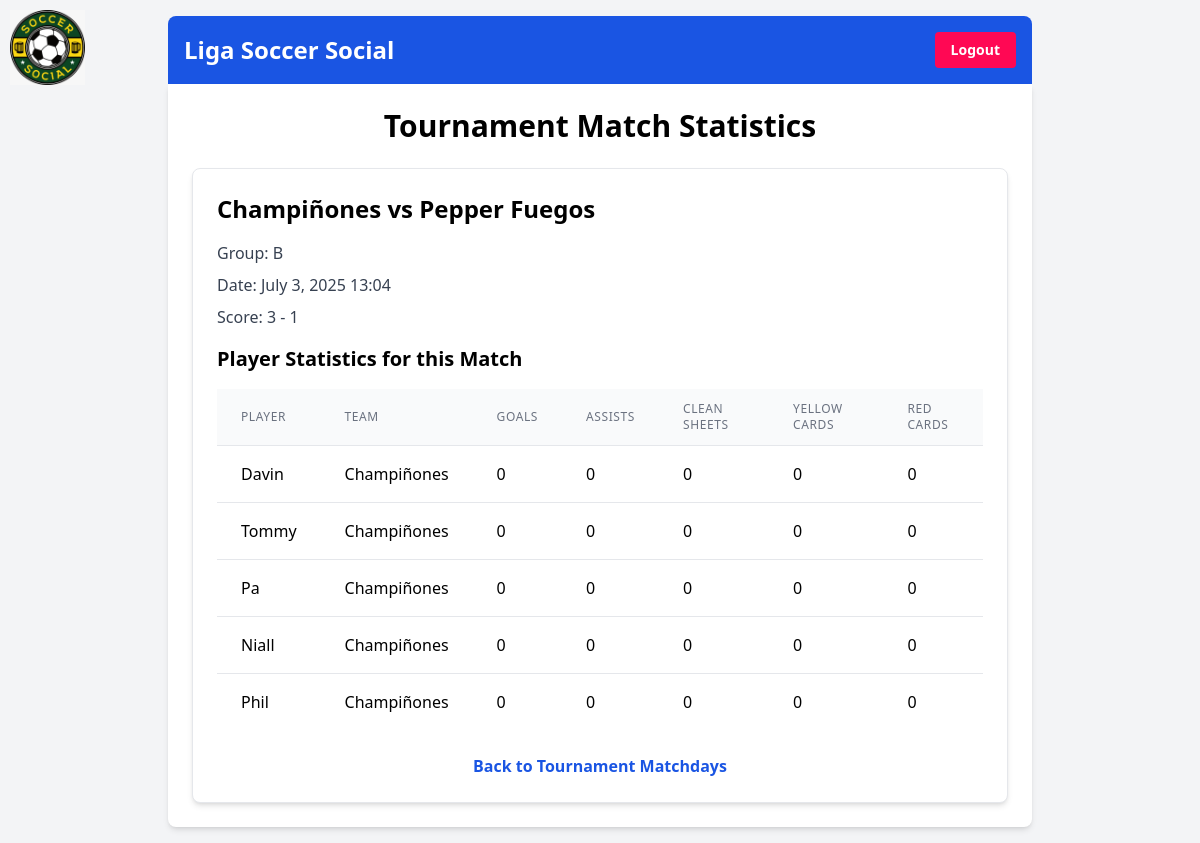
The page /futbol/tournament_match/3/3/6/stats/ (signed in) on the database its author committed.
### futbolapp/models.py (models this page shows, shortened)
class TournamentMatch(models.Model):
    group = models.ForeignKey(Group, on_delete=models.CASCADE)
    home_team = models.ForeignKey(Team, related_name='tournament_home_matches', on_delete=models.CASCADE)
    away_team = models.ForeignKey(Team, related_name='tournament_away_matches', on_delete=models.CASCADE)
    home_score = models.PositiveIntegerField(null=True, blank=True)
    away_score = models.PositiveIntegerField(null=True, blank=True)
    date = models.DateTimeField()
    title = models.CharField(max_length=100, blank=True, null=True) # New field for title
    class Meta:
        unique_together = ('group', 'home_team', 'away_team')
        ordering = ['date']
        verbose_name_plural = "Tournament Matches"

class Team(models.Model):
    name = models.CharField(max_length=100)
    league = models.ForeignKey(League, on_delete=models.CASCADE, null=True, blank=True)
    tournament = models.ForeignKey('Tournament', on_delete=models.CASCADE, null=True, blank=True) # New field

class Group(models.Model):
    name = models.CharField(max_length=100)
    tournament = models.ForeignKey(Tournament, on_delete=models.CASCADE)
    teams = models.ManyToManyField(Team)
    class Meta:
        unique_together = ('name', 'tournament')

class TournamentPlayerStatistic(models.Model):
    player = models.ForeignKey(Player, on_delete=models.CASCADE)
    tournament_match = models.ForeignKey(TournamentMatch, on_delete=models.CASCADE)
    goals = models.PositiveIntegerField(default=0)
    assists = models.PositiveIntegerField(default=0)
    clean_sheets = models.PositiveIntegerField(default=0)
    yellow_cards = models.PositiveIntegerField(default=0)
    red_cards = models.PositiveIntegerField(default=0)
    present = models.BooleanField(default=False)
    class Meta:
        unique_together = ('player', 'tournament_match')

class Player(models.Model):
    name = models.CharField(max_length=100)
    team = models.ForeignKey(Team, on_delete=models.CASCADE)
    field_position = models.CharField(max_length=20, choices=[('field player', 'Field Player'), ('goalkeeper', 'Goalkeeper')], default='field player')
    role = models.CharField(max_length=20, choices=[('full-time', 'Full-Time'), ('ringer', 'Ringer')])

### futbolapp/views.py (the view)
# urls.py: path('tournament_match/<int:tournament_id>/<int:season_id>/<int:match_id>/stats/', views.tournament_match_statistics, name='tournament_match_statistics'),
@login_required
def tournament_match_statistics(request, tournament_id, season_id, match_id):
    match = get_object_or_404(TournamentMatch, pk=match_id)
    player_stats = TournamentPlayerStatistic.objects.filter(tournament_match=match)
    return render(request, 'futbolapp/tournament_match_statistics.html', {'match': match, 'player_stats': player_stats, 'tournament_id': tournament_id, 'season_id': season_id})

### futbolapp/templates/futbolapp/tournament_match_statistics.html (shortened to what this page needs)
{% extends 'base.html' %}
{% block content %}
    <h1 class="text-3xl font-bold mb-6 text-center">Tournament Match Statistics</h1>
    <div class="bg-white p-6 rounded-lg shadow-md border border-gray-200">
        <h2 class="text-2xl font-semibold mb-4">{{ match.home_team.name }} vs {{ match.away_team.name }}</h2>
        <p class="text-gray-700 mb-2">Group: {{ match.group.name }}</p>
        <p class="text-gray-700 mb-2">Date: {{ match.date|date:"F j, Y H:i" }}</p>
        <p class="text-gray-700 mb-4">Score: {{ match.home_score|default_if_none:"-" }} - {{ match.away_score|default_if_none:"-" }}</p>
        <h3 class="text-xl font-semibold mb-4">Player Statistics for this Match</h3>
        {% if player_stats %}
            <div class="overflow-x-auto">
                <table class="min-w-full divide-y divide-gray-200">
                    <thead class="bg-gray-50">
                        <tr>
                            <th scope="col" class="px-6 py-3 text-left text-xs font-medium text-gray-500 uppercase tracking-wider">Player</th>
                            <th scope="col" class="px-6 py-3 text-left text-xs font-medium text-gray-500 uppercase tracking-wider">Team</th>
                            <th scope="col" class="px-6 py-3 text-left text-xs font-medium text-gray-500 uppercase tracking-wider">Goals</th>
                            <th scope="col" class="px-6 py-3 text-left text-xs font-medium text-gray-500 uppercase tracking-wider">Assists</th>
                            <th scope="col" class="px-6 py-3 text-left text-xs font-medium text-gray-500 uppercase tracking-wider">Clean Sheets</th>
                            <th scope="col" class="px-6 py-3 text-left text-xs font-medium text-gray-500 uppercase tracking-wider">Yellow Cards</th>
                            <th scope="col" class="px-6 py-3 text-left text-xs font-medium text-gray-500 uppercase tracking-wider">Red Cards</th>
                        </tr>
                    </thead>
                    <tbody class="bg-white divide-y divide-gray-200">
                        {% for stat in player_stats %}
                            <tr>
                                <td class="px-6 py-4 whitespace-nowrap">{{ stat.player.name }}</td>
                                <td class="px-6 py-4 whitespace-nowrap">{{ stat.player.team.name }}</td>
                                <td class="px-6 py-4 whitespace-nowrap">{{ stat.goals }}</td>
                                <td class="px-6 py-4 whitespace-nowrap">{{ stat.assists }}</td>
                                <td class="px-6 py-4 whitespace-nowrap">{{ stat.clean_sheets }}</td>
                                <td class="px-6 py-4 whitespace-nowrap">{{ stat.yellow_cards }}</td>
                                <td class="px-6 py-4 whitespace-nowrap">{{ stat.red_cards }}</td>
                            </tr>
                        {% endfor %}
                    </tbody>
                </table>
            </div>
        {% else %}
            <p class="text-gray-700">No player statistics recorded for this match.</p>
        {% endif %}
        <p class="mt-6 text-center"><a href="{% url 'tournament_matchdays' tournament_id season_id %}" class="text-primary-blue hover:text-primary-red font-semibold">Back to Tournament Matchdays</a></p>
    </div>
{% endblock %}

### rows shown on the page
TournamentMatch: home_team.name "Champiñones", away_team.name "Pepper Fuegos", group.name "B", date "July 3, 2025 13:04", home_score "3", away_score "1"
TournamentPlayerStatistic: player.name "Davin", player.team.name "Champiñones", goals "0", assists "0", clean_sheets "0", yellow_cards "0", red_cards "0"
TournamentPlayerStatistic: player.name "Tommy", player.team.name "Champiñones", goals "0", assists "0", clean_sheets "0", yellow_cards "0", red_cards "0"
TournamentPlayerStatistic: player.name "Pa", player.team.name "Champiñones", goals "0", assists "0", clean_sheets "0", yellow_cards "0", red_cards "0"
TournamentPlayerStatistic: player.name "Niall", player.team.name "Champiñones", goals "0", assists "0", clean_sheets "0", yellow_cards "0", red_cards "0"
TournamentPlayerStatistic: player.name "Phil", player.team.name "Champiñones", goals "0", assists "0", clean_sheets "0", yellow_cards "0", red_cards "0"
